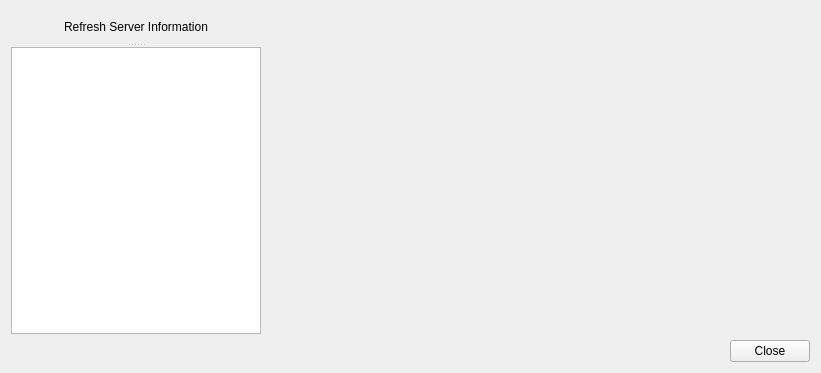
<?xml version="1.0" encoding="UTF-8"?>
<ui version="4.0">
 <class>GuiServerInformation</class>
 <widget class="QDialog" name="GuiServerInformation">
  <property name="geometry">
   <rect>
    <x>0</x>
    <y>0</y>
    <width>821</width>
    <height>373</height>
   </rect>
  </property>
  <property name="windowTitle">
   <string>Session Information</string>
  </property>
  <layout class="QFormLayout" name="formLayout">
   <item row="0" column="0">
    <widget class="QSplitter" name="splitter">
     <property name="orientation">
      <enum>Qt::Vertical</enum>
     </property>
     <widget class="QPushButton" name="refresh_button">
      <property name="maximumSize">
       <size>
        <width>16777215</width>
        <height>32</height>
       </size>
      </property>
      <property name="text">
       <string>Refresh Server Information</string>
      </property>
      <property name="flat">
       <bool>true</bool>
      </property>
     </widget>
     <widget class="QListWidget" name="list_widget">
      <property name="sizePolicy">
       <sizepolicy hsizetype="Fixed" vsizetype="Expanding">
        <horstretch>0</horstretch>
        <verstretch>0</verstretch>
       </sizepolicy>
      </property>
      <property name="maximumSize">
       <size>
        <width>250</width>
        <height>16777215</height>
       </size>
      </property>
     </widget>
    </widget>
   </item>
   <item row="0" column="1">
    <widget class="QStackedWidget" name="stacked_widget">
     <property name="currentIndex">
      <number>-1</number>
     </property>
    </widget>
   </item>
   <item row="1" column="1">
    <widget class="QDialogButtonBox" name="buttonBox">
     <property name="orientation">
      <enum>Qt::Horizontal</enum>
     </property>
     <property name="standardButtons">
      <set>QDialogButtonBox::Close</set>
     </property>
    </widget>
   </item>
  </layout>
 </widget>
 <resources/>
 <connections>
  <connection>
   <sender>buttonBox</sender>
   <signal>accepted()</signal>
   <receiver>GuiServerInformation</receiver>
   <slot>accept()</slot>
   <hints>
    <hint type="sourcelabel">
     <x>248</x>
     <y>254</y>
    </hint>
    <hint type="destinationlabel">
     <x>157</x>
     <y>274</y>
    </hint>
   </hints>
  </connection>
  <connection>
   <sender>buttonBox</sender>
   <signal>rejected()</signal>
   <receiver>GuiServerInformation</receiver>
   <slot>reject()</slot>
   <hints>
    <hint type="sourcelabel">
     <x>316</x>
     <y>260</y>
    </hint>
    <hint type="destinationlabel">
     <x>286</x>
     <y>274</y>
    </hint>
   </hints>
  </connection>
 </connections>
</ui>
